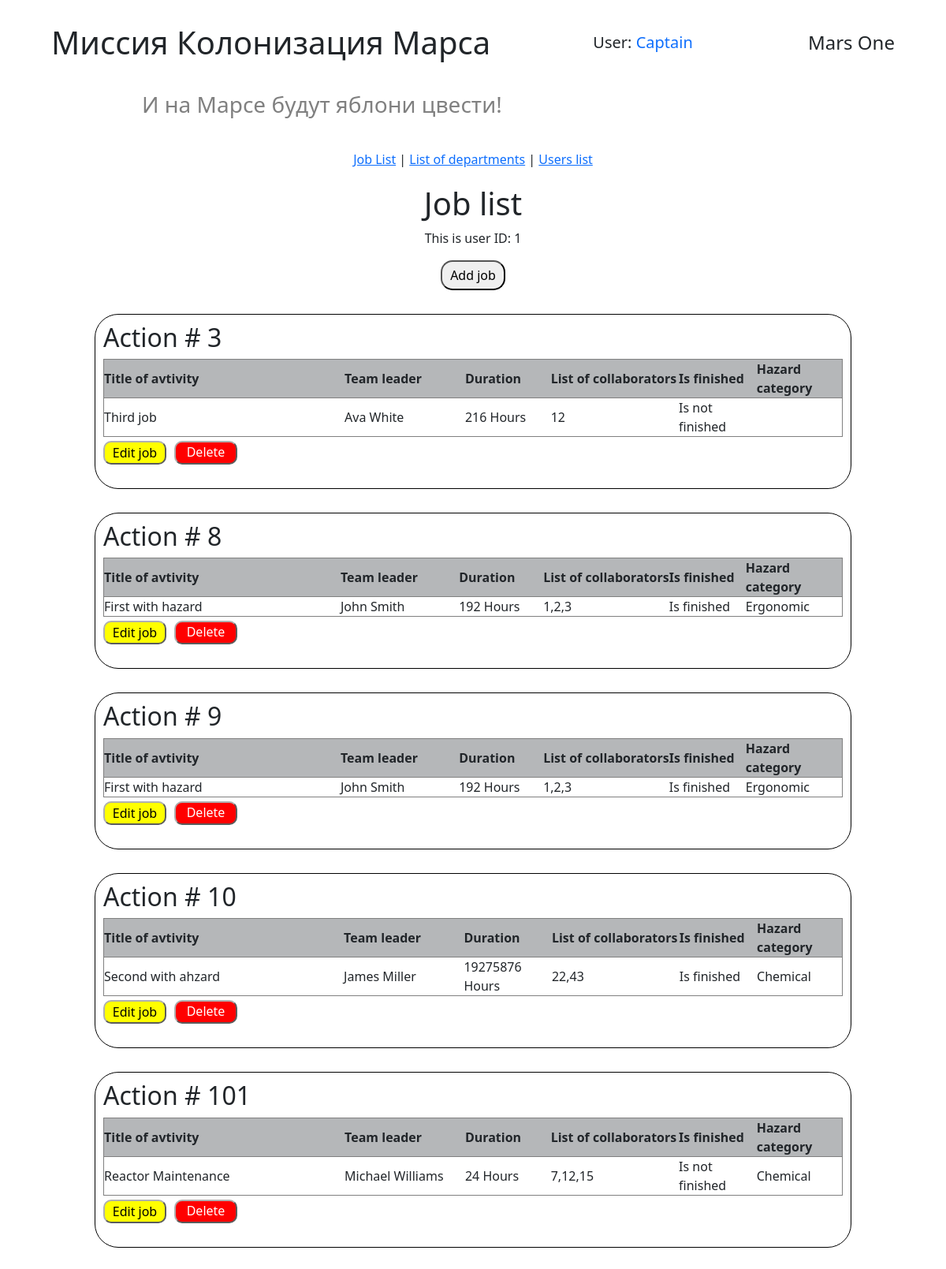
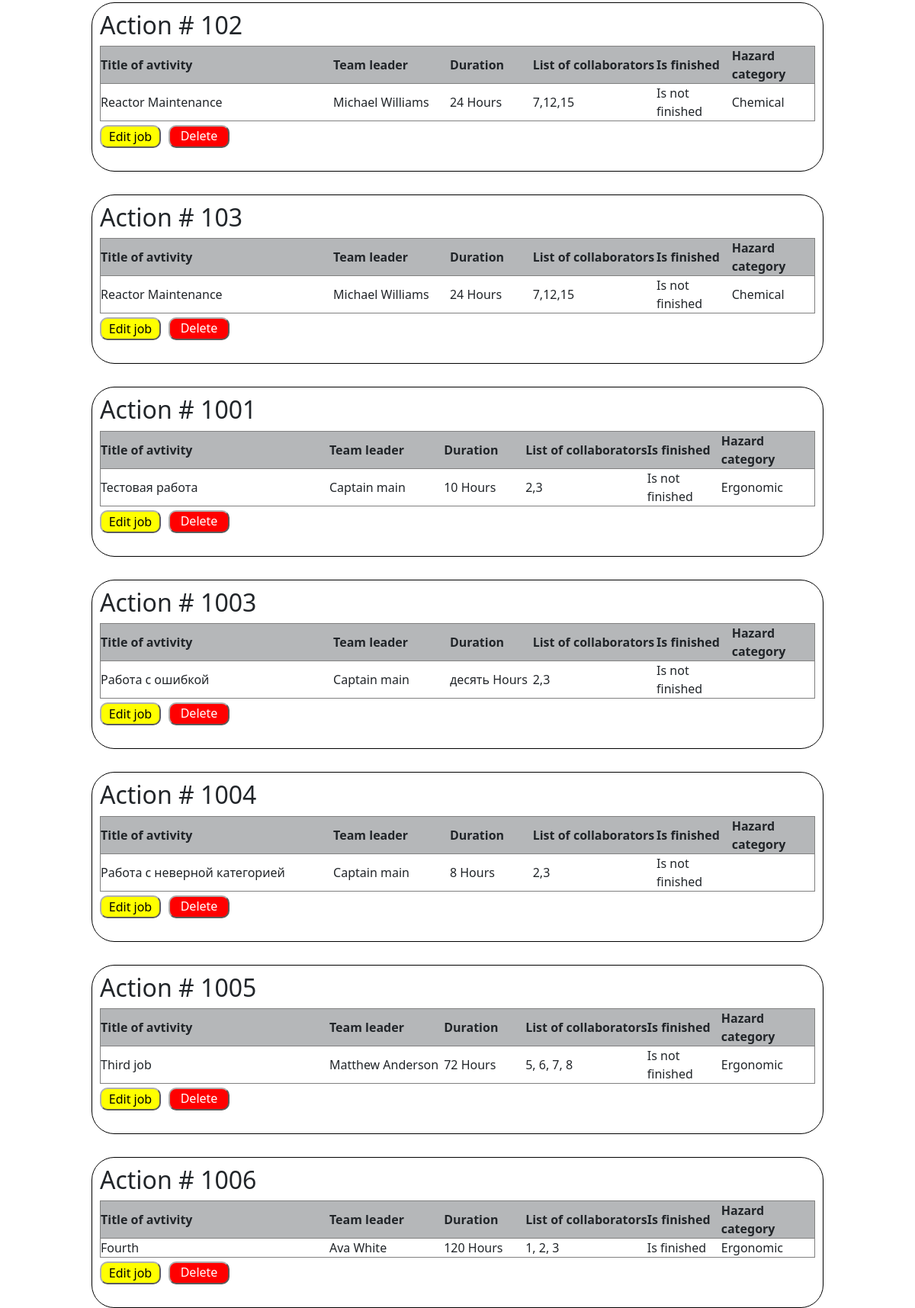
Page /jobs_list (signed in) on the earlier database version (2 pictures, top to bottom).
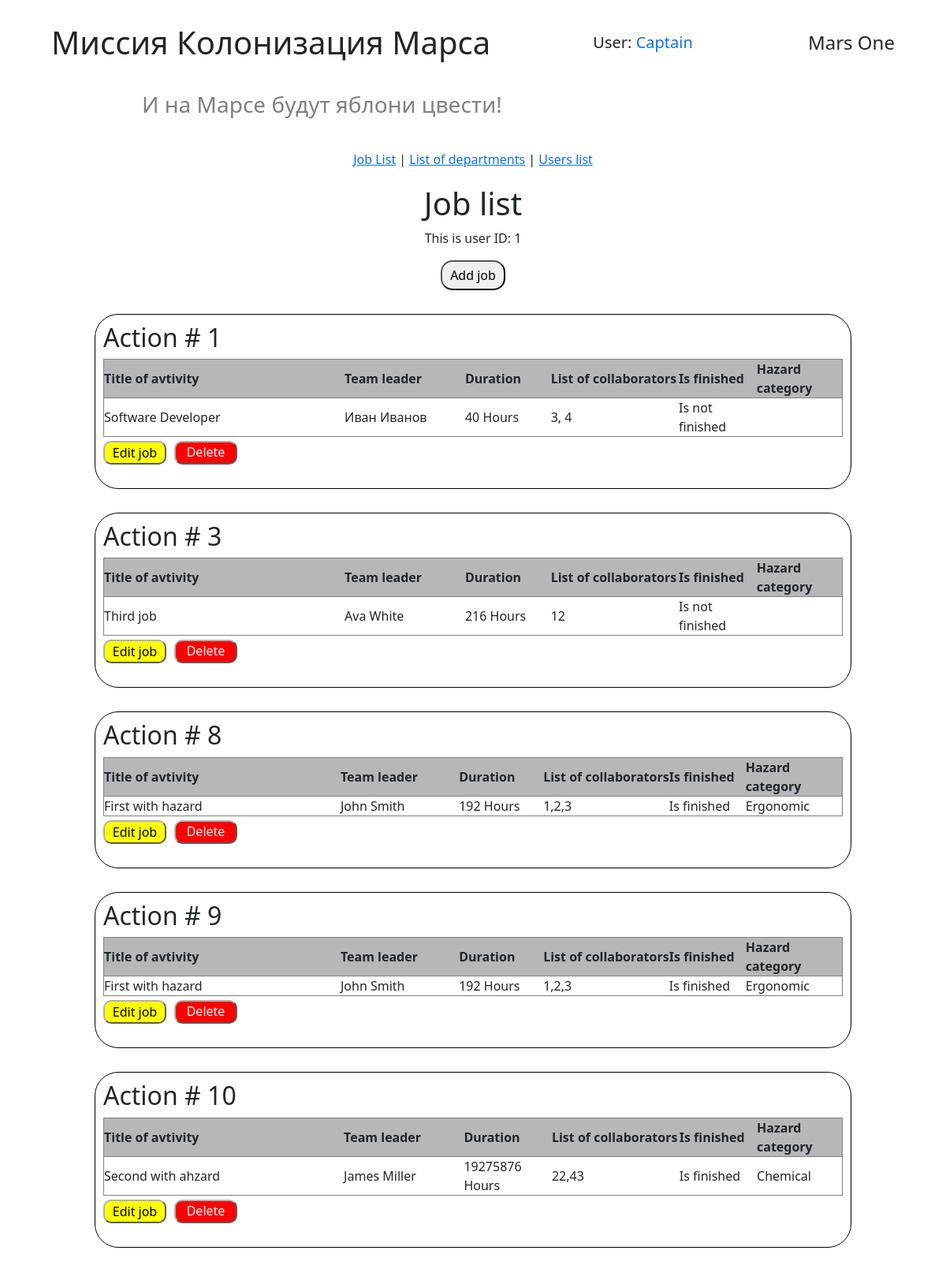
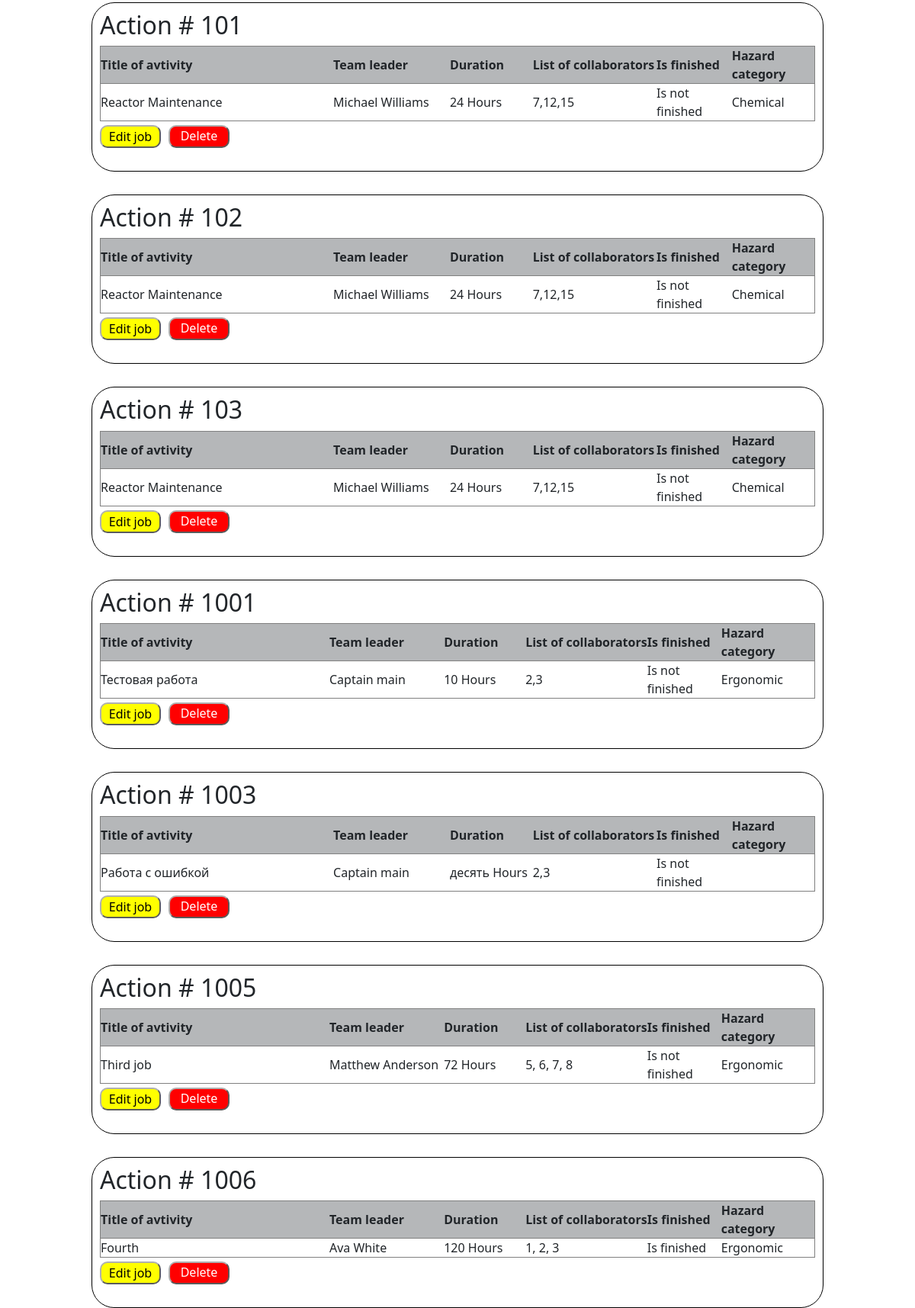
Same page on the later database version (2 pictures, top to bottom).
### data/users.py (models this page shows, shortened)
class User(SqlAlchemyBase, UserMixin):
    __tablename__ = 'users'
    id = sqlalchemy.Column(sqlalchemy.Integer, primary_key=True, autoincrement=True)
    surname = sqlalchemy.Column(sqlalchemy.String, nullable=True)
    name = sqlalchemy.Column(sqlalchemy.String, nullable=True)
    age = sqlalchemy.Column(sqlalchemy.Integer, nullable=True)
    position = sqlalchemy.Column(sqlalchemy.String, nullable=True)
    speciality = sqlalchemy.Column(sqlalchemy.String, nullable=True)
    address = sqlalchemy.Column(sqlalchemy.String, nullable=True)
    email = sqlalchemy.Column(sqlalchemy.String, index=True, unique=True, nullable=True)
    hashed_password = sqlalchemy.Column(sqlalchemy.String, nullable=True)
    modified_date = sqlalchemy.Column(sqlalchemy.DateTime, default=datetime.datetime.now)
    news = orm.relationship("News", back_populates='user')

### data/jobs.py (models this page shows)
class Jobs(SqlAlchemyBase):
    __tablename__ = 'jobs'
    id = sqlalchemy.Column(sqlalchemy.Integer, primary_key=True,
                           autoincrement=True)
    author = sqlalchemy.Column(sqlalchemy.Integer,
                               ForeignKey('users.id'), nullable=False)
    team_leader = sqlalchemy.Column(sqlalchemy.Integer,
                                    ForeignKey('users.id'), nullable=False)
    job_title = sqlalchemy.Column(sqlalchemy.String, nullable=True)
    work_size = sqlalchemy.Column(sqlalchemy.Integer, nullable=False)
    collaborators = sqlalchemy.Column(sqlalchemy.String, nullable=True)
    start_date = sqlalchemy.Column(sqlalchemy.DateTime,
                                   default=datetime.datetime.now)
    end_date = sqlalchemy.Column(sqlalchemy.DateTime,
                                 default=datetime.datetime.now)
    is_finished = sqlalchemy.Column(sqlalchemy.Boolean, default=False)
    hazard_category = sqlalchemy.Column(sqlalchemy.Integer,
                                        ForeignKey('hazard_category.id'),
                                        nullable=None)
    team_leader_user = relationship("User", backref='team_leader_jobs',
                                    foreign_keys=[team_leader])
    author_user = relationship("User", backref='author_jobs',
                               foreign_keys=[author])
    hazard_category_rel = relationship("HazardCategory", back_populates="jobs")

### data/hazard_category.py (models this page shows)
class HazardCategory(SqlAlchemyBase):
    __tablename__ = 'hazard_category'
    id = sqlalchemy.Column(sqlalchemy.Integer, primary_key=True,
                           autoincrement=True)
    hazard_category_title = sqlalchemy.Column(sqlalchemy.String)
    jobs = relationship("Jobs", back_populates='hazard_category_rel')

### handlers/work_with_jobs.py (the view)
@work_with_jobs_bp.route('/jobs_list')
@login_required
def get_jobs_list():
    db_ss = db_session.create_session()
    jobs = db_ss.query(Jobs).all()
    current_user_id = current_user.id
    message = get_flashed_messages()
    return render_template('jobs.html', jobs=jobs,
                           current_user_id=current_user_id,
                           message=message)

### data/db_session.py (called while the page is built)
def create_session() -> Session:
    global __factory
    return __factory()

### main.py (called while the page is built)
@login_manager.user_loader
def load_user(user_id):
    db_sess = db_session.create_session()
    return db_sess.query(User).get(user_id)

### templates/jobs.html (shortened to what this page needs)
{% extends "base.html" %}
{% block styles %}
    <link rel="stylesheet" href="{{ url_for('static', filename='css/job_list.css')}}">
{% endblock %}
{% block content %}
<h1>Job list</h1>
<p>This is user ID: {{ current_user_id }}</p>
<button onclick="window.location.href='/create_job'" class="add_btn">Add job </button>
{% for job  in jobs %}
    <div class="action">
        <h2>Action # {{ job.id }} </h2>
        <table>
            <tr>
                <th width="200">Title of avtivity</th>
                <th width="100">Team leader</th>
                <th width="50">Duration</th>
                <th width="50">List of collaborators</th>
                <th width="50">Is finished</th>
                <th width="50">Hazard category</th>
            </tr>
            <tr>
                <td>{{ job.job_title }}</td>
                <td>{{ job.team_leader_user.name }} {{ job.team_leader_user.surname }}</td>
                <td>{{ job.work_size }} Hours</td>
                <td>{{ job.collaborators }}</td>
                {% if job.is_finished %}
                    <td>Is finished</td>
                {% else %}
                    <td>Is not finished</td>
                {% endif %}
                <td>{{ job.hazard_category_rel.hazard_category_title }}</td>
            </tr>
        </table>
        {% if job.author_user.id == current_user_id or current_user_id == 1 or job.team_leader == current_user_id %}
        <div class="buttons_block">
            <form action="{{ url_for('work_with_jobs.edit_job', job_id=job.id )}}" method="get">
                <button class="btn_for_edit" type="submit">Edit job</button>
            </form>
            <form action="{{ url_for('work_with_jobs.delete_job', job_id=job.id )}}" method="post">
                <button class="btn_for_delete" type="submit">Delete job</button>
            </form>
        </div>
        {% endif %}
    </div>
{% endfor %}
{% endblock %}

### templates/base.html (shortened to what this page needs)
<!DOCTYPE html>
<html lang="ru">
<head>
    <link rel="stylesheet"
    href="https://cdn.jsdelivr.net/npm/bootstrap@5.0.0-beta1/dist/css/bootstrap.min.css"
>
    <link rel="stylesheet" href="{{ url_for('static', filename='css/style.css')}}">
    {% block styles %}{% endblock %}
</head>
<body>
    <header>
        <h1>Миссия Колонизация Марса</h1>
        {% if current_user.is_authenticated %}
        <h5> User:
            <a class="navbar-brand" href="/logout">{{ current_user.name }}</a>
        </h5>
        {% else %}
            <div class="auth_buttons">
                <a class="btn btn-primary " href="/register">Зарегистрироваться</a>
                <a class="btn btn-success" href="/login">Войти</a>
            </div>
        {% endif %}
        <h4>Mars One</h4>
    </header>
    <h3 class="second_header_text">И на Марсе будут яблони цвести!</h3>
    <main>
        <nav>
            <a href="/jobs_list">Job List</a> |
            <a href="/list_of_departments">List of departments</a> |
            <a href="/user_list">Users list</a>
        </nav>
        {% block content %}{% endblock %}
    </main>
</body>
</html>

### static/css/style.css (style rules this page uses)
* { margin: 0px; padding: 0px; font-family: 'Segoe UI', Tahoma, Geneva, Verdana, sans-serif; }
header { display: flex; justify-content: space-around; align-items: center; margin-top: 30px; width: 100%; }
main { display: flex; flex-direction: column; align-items: center; height: 100vh; margin-top: 20px; }
nav { margin: 20px; }
.second_header_text { color: grey; margin-top: 30px; margin-left: 15vw; }
.add_btn { padding: 5px 10px; border-radius: 15px; }
.buttons_block { display: flex; justify-content: space-between; width: 230px; margin-top: 5px; }
.btn_for_edit, .btn_for_delete { border-radius: 10px; border-color: rgb(175, 176, 176); height: 30px; width: 80px; }
.btn_for_edit { background-color: yellow; }
.btn_for_delete { color: white; background-color: red; }

### static/css/job_list.css (style rules this page uses)
div.action { border: 1px solid rgb(0, 0, 0); padding: 10px; border-radius: 30px; margin-top: 30px; width: 80%; }
table { width: 100%; }
tr { border: 1px solid grey; }
th { background-color: rgb(181, 183, 185); }
.buttons_block { display: flex; justify-content: space-between; width: 170px; margin-top: 5px; }

Differences in the rows shown:
removed Jobs: id "1004", job_title "Работа с неверной категорией", team_leader_user.name "Captain", team_leader_user.surname "main", work_size "8", collaborators "2,3", is_finished "Is not finished"
added Jobs: id "1", job_title "Software Developer", team_leader_user.name "Иван", team_leader_user.surname "Иванов", work_size "40", collaborators "3, 4", is_finished "Is not finished"
